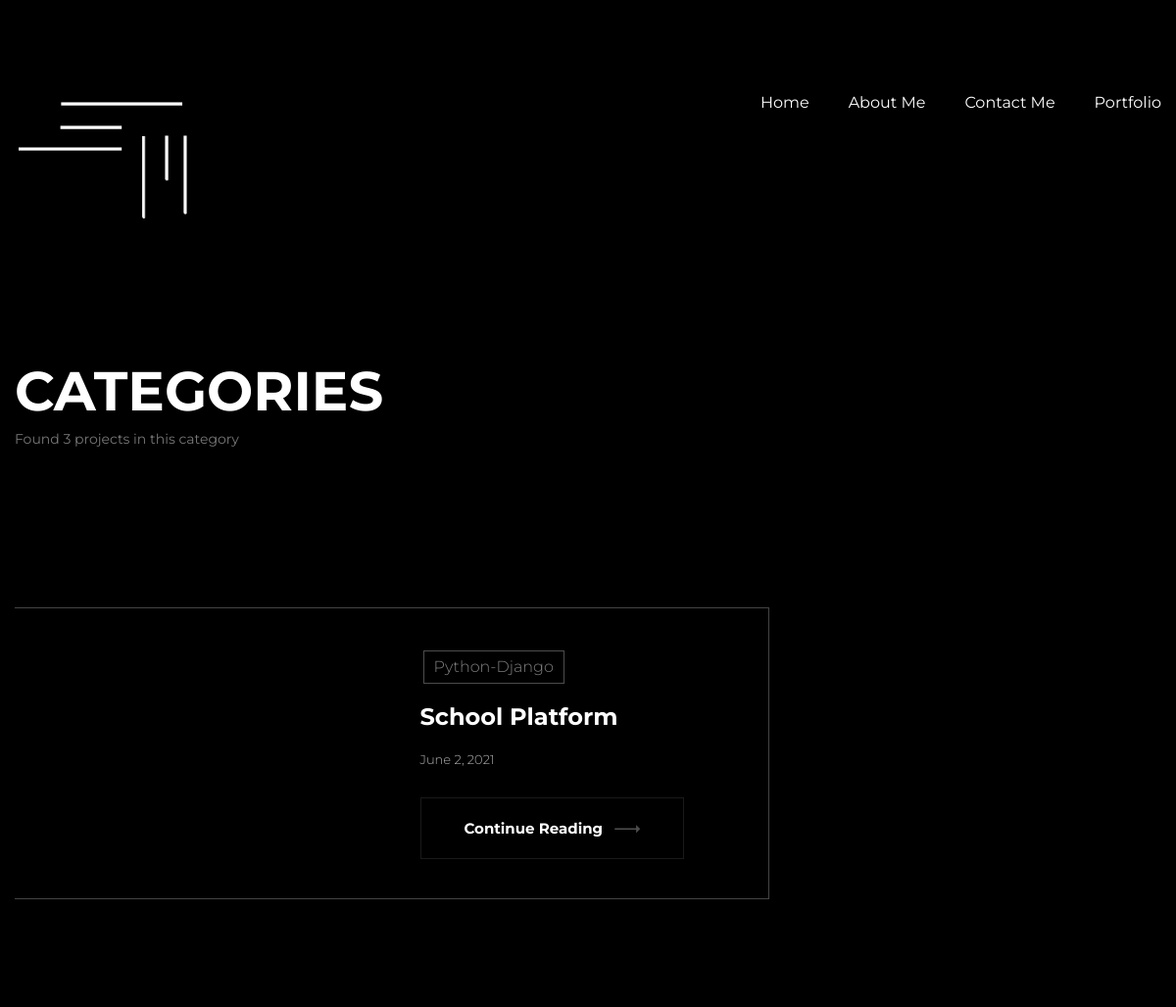
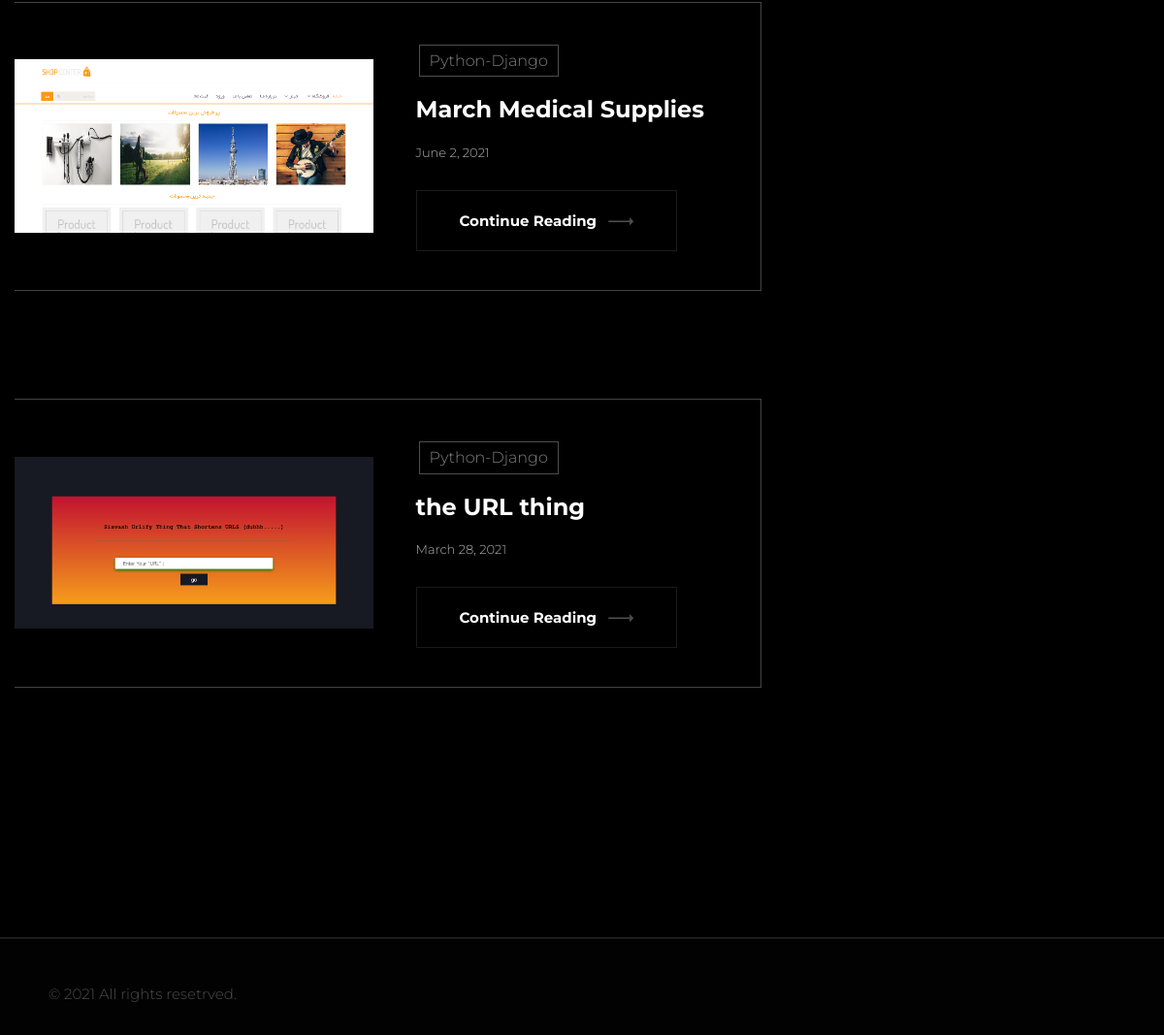
Page /cat/Python-Django on the committed database (2 pictures, top to bottom).
### CVprojects/models.py (models this page shows, shortened)
class Categories(models.Model):
    category = models.CharField(max_length=40)
    objects  = CategoryManager()
    def __str__(self):
        return self.category

class Project(models.Model):
    title       = models.CharField(max_length=50, blank=False)
    caption     = models.TextField(max_length=700, blank=False)
    slug        = models.SlugField(max_length=20, blank=True, unique=True)
    technology      = models.ManyToManyField(LANGUAGE, blank=True)
    category        = models.ManyToManyField(Categories, blank=True)
    key_features    = models.TextField(max_length=700, blank=True)
    source_code = models.CharField(max_length=200, blank=True)
    PreviwLink  = models.CharField(max_length=200, blank=True)
    imagMain    = models.ImageField(blank=False, upload_to=media_upload_path)
    views    = models.PositiveIntegerField(default=0)
    isActive = models.BooleanField(default=True)
    objects = ProjectsManager()
    timestamp = models.DateTimeField(auto_now_add=True)
    def get_absolute_url(self):
        return f"/projects/{self.slug}"

### CVprojects/views.py (the view)
# urls.py: path('cat/<str:cat>', search),
def search(request, cat:str, *args, **kwargs):
    cat = cat.replace("_", " ")
    category = Categories.objects.get_related_projects_or_none(cat)
    paginator = Paginator(category, 4, allow_empty_first_page=True)
    pageRequest = request.GET.get('page')
    pageObj = paginator.get_page(pageRequest)
    context = {
        'list'       :  pageObj,
        'paginator'  : paginator,
        'pageRequest': pageRequest
    }
    return render(request, 'search.html', context)

### CVprojects/models.py (called while the page is built)
    def get_related_projects_or_none(self, category:str):
        try:
            qs = self.get_queryset().filter(category=category).first().project_set.all()
            if qs != None:
                qs = qs.order_by('-id')
                return qs
        except:
            return None

### CVprojects/templates/search.html (shortened to what this page needs)
{% load static %}
{% load render_partial %}
<!DOCTYPE html>
<html lang="en">
    <head>
        {% include 'components/head.html' %}
   </head>
<body>
    <div class="page-wrapper">
        {% include 'components/siteheader.html'%}
        <section class="page-title">
            <div class="auto-container">
                <h1>Categories</h1>
                <div class="title"><p>Found {{list.object_list.count}} projects in this category</p></div>
            </div>
        </section>
        <div class="sidebar-page-container">
            <div class="auto-container">
                <div class="row clearfix">
                    <div class="content-side col-lg-8 col-md-12 col-sm-12">
                        <div class="blog-details">
                            {% for project in list %}
                            <div class="news-block-two">
                                <div class="inner-box project-border">
                                    <div class="row clearfix">
                                        <div class="flex-align-center image-column col-lg-6 col-md-6 col-sm-12">
                                            <div class="inner-column">
                                                <div class="image">
                                                    <a href="{{project.get_absolute_url}}"><img src="{{project.imagMain.url}}" alt=""></a>
                                                </div>
                                            </div>
                                        </div>
                                        <div class="content-column col-lg-6 col-md-6 col-sm-12">
                                            <div class="inner-column">
                                                {% for cat in project.category.all %}
                                                <div class="category">{{cat}}</div>
                                                {%endfor%}
                                                <h4><a href="{{project.get_absolute_url}}">{{project.title}}</a></h4>
                                                <div class="post-date">{{project.timestamp | date}}</div>
                                                <a href="{{project.get_absolute_url}}" class="theme-btn btn-style-one">continue reading <span class="arrow flaticon-next-3"></span></a>
                                            </div>
                                        </div>
                                    </div>
                                </div>
                            </div>
                            <br><br><br>
                            {% endfor %}
                            <div class="paginator">
                            </div>
                        </div>
                    </div>
                </div>
            </div>
        </div>
        <footer class="main-footer">
            {% include 'components/footer.html' %}
        </footer>
    </div>
</body>
</html>

### assets/css/responsive.css (style rules this page uses)
@media only screen and (max-width: 5000px) { .page-wrapper { overflow:hidden; } }
@media only screen and (max-width: 1340px) { .page-wrapper { overflow:hidden; } }

### assets/css/myCss.css (style rules this page uses)
.category { margin: 3px; }
.flex-align-center { display: flex; align-items: center; }
.project-border { border: 1px solid rgba(255, 255, 255, 0.267) !important; border-left: none !important; }
.paginator { text-align: center; }

### rows in the picture
Project: title "School Platform", timestamp "June 2, 2021"
Categories: category "Python-Django"
Project: imagMain (picture), title "March Medical Supplies", timestamp "June 2, 2021"
Project: imagMain (picture), title "the URL thing", timestamp "March 28, 2021"

### other values in the picture
{{ list.object_list.count }} "3"
